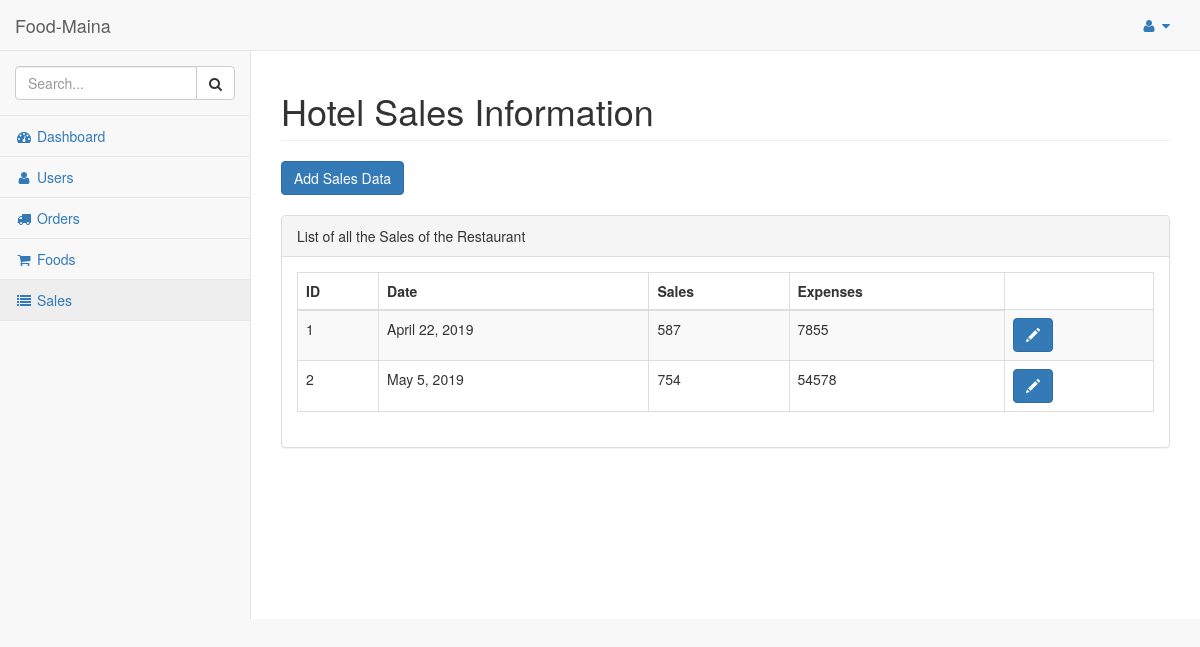
The app's page /dashboard/admin/sales/ (signed in) with its own data.
### hotel/models.py (models this page shows)
class Data(models.Model):
    date = models.DateField()
    sales = models.IntegerField()
    expenses = models.IntegerField()

### hotel/views.py (the view)
# urls.py: url(r'^dashboard/admin/sales/$', views.sales_admin, name='sales_admin'),
@login_required
@staff_member_required
def sales_admin(request):
    sales = Data.objects.filter()
    return render(request, 'admin_temp/sales.html', {'sales':sales})

### hotel/templates/admin_temp/sales.html (shortened to what this page needs)
{% load staticfiles %}
{% include "includes/base.html" %}
{% include "includes/navbarheader.html" %}
{% include "includes/navtop.html"%}
{% include "includes/sidemenu.html" %}
</nav>
<div id="page-wrapper">
    <div class="row">
        <div class="col-lg-12">
            <h1 class="page-header">Hotel Sales Information</h1>
            <button type="button" class="btn btn-primary" data-toggle="modal" data-target="#addFood">
                Add Sales Data
            </button>
            <br>
            <br>
        </div>
    </div>
    <div class="row">
        <div class="col-lg-12">
            <div class="panel panel-default">
                <div class="panel-heading">
                    List of all the Sales of the Restaurant
                </div>
                <div class="panel-body">
                    <table width="100%" class="table table-striped table-bordered table-hover" id="dataTables-example">
                        <thead>
                            <tr>
                                <th>ID</th>
                                <th>Date</th>
                                <th>Sales</th>
                                <th>Expenses</th>
                            </tr>
                        </thead>
                        <tbody>
                            {% for sale in sales %}
                            <tr>
                                <td>{{sale.id}}</td>
                                <td>{{sale.date}}</td>
                                <td>{{sale.sales}}</td>
                                <td>{{sale.expenses}}</td>
                                <td>
                                    <button type="button" class="btn btn-primary" data-toggle="modal" data-target="#modal{{sale.id}}">
                                        <span class="glyphicon glyphicon-pencil" aria-hidden="true"></span>
                                    </button>
                                </td>
                            </tr>
                            {% endfor %}
                        </tbody>
                    </table>
                </div>
            </div>
        </div>
    </div>
</div>
</div>
</body>
</html>

### records on screen
Data: id "1", date "April 22, 2019", sales "587", expenses "7855"
Data: id "2", date "May 5, 2019", sales "754", expenses "54578"
